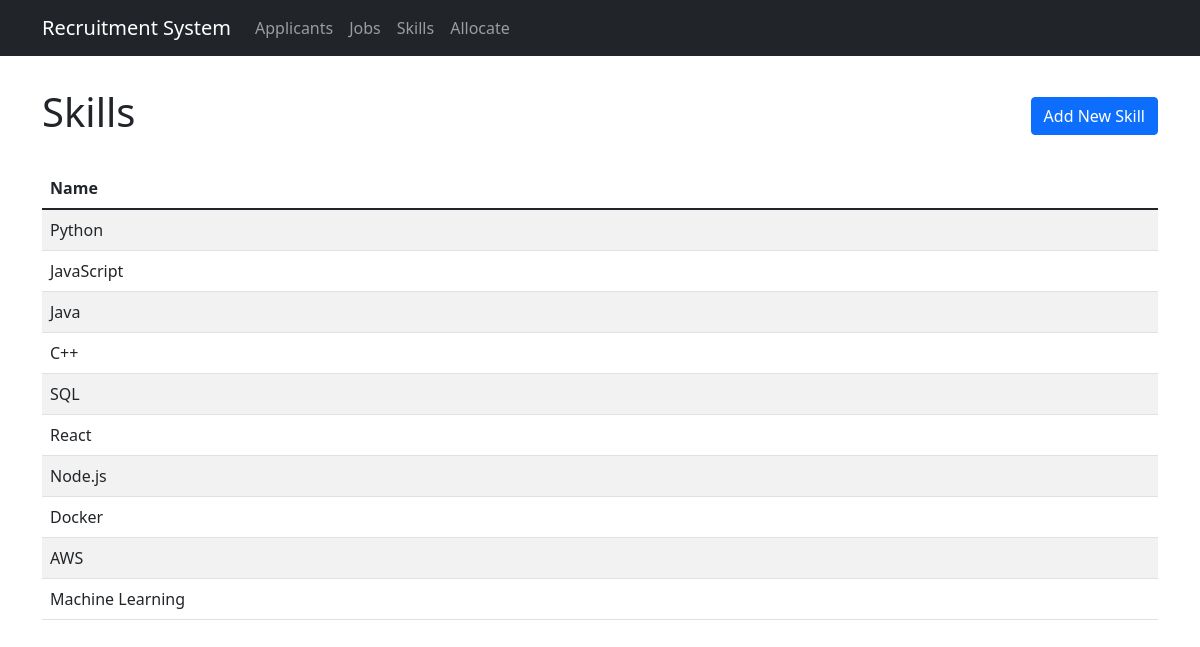
/skills, run on the app's committed database.
### tables this page shows
CREATE TABLE skills (
            id INTEGER PRIMARY KEY AUTOINCREMENT,
            name TEXT UNIQUE NOT NULL
        );

### app.py (the view)
@app.route('/skills')
def skills():
    conn = get_db_connection()
    skills = conn.execute('SELECT * FROM skills').fetchall()
    conn.close()
    return render_template('skills.html', skills=skills)

### app.py (called while the page is built)
def get_db_connection():
    conn = sqlite3.connect(DATABASE)
    conn.row_factory = sqlite3.Row
    return conn

### templates/skills.html (shortened to what this page needs)
{% extends "base.html" %}
{% block content %}
<div class="d-flex justify-content-between align-items-center mb-4">
    <h1>Skills</h1>
    <a href="{{ url_for('add_skill') }}" class="btn btn-primary">Add New Skill</a>
</div>
<div class="table-responsive">
    <table class="table table-striped">
        <thead>
            <tr>
                <th>Name</th>
            </tr>
        </thead>
        <tbody>
            {% for skill in skills %}
            <tr>
                <td>{{ skill['name'] }}</td>
            </tr>
            {% endfor %}
        </tbody>
    </table>
</div>
{% endblock %}

### templates/base.html (shortened to what this page needs)
<!DOCTYPE html>
<html lang="en">
<head>
    <link href="https://cdn.jsdelivr.net/npm/bootstrap@5.1.3/dist/css/bootstrap.min.css" rel="stylesheet">
</head>
<body>
    <nav class="navbar navbar-expand-lg navbar-dark bg-dark">
        <div class="container">
            <a class="navbar-brand" href="{{ url_for('index') }}">Recruitment System</a>
            <div class="collapse navbar-collapse" id="navbarNav">
                <ul class="navbar-nav">
                    <li class="nav-item">
                        <a class="nav-link" href="{{ url_for('applicants') }}">Applicants</a>
                    </li>
                    <li class="nav-item">
                        <a class="nav-link" href="{{ url_for('jobs') }}">Jobs</a>
                    </li>
                    <li class="nav-item">
                        <a class="nav-link" href="{{ url_for('skills') }}">Skills</a>
                    </li>
                    <li class="nav-item">
                        <a class="nav-link" href="{{ url_for('allocate') }}">Allocate</a>
                    </li>
                </ul>
            </div>
        </div>
    </nav>
    <div class="container">
        {% block content %}{% endblock %}
    </div>
</body>
</html>

### templates/base.html (style rules this page uses)
.navbar { margin-bottom: 2rem; }

### data on the page
skills: name "Python"
skills: name "JavaScript"
skills: name "Java"
skills: name "C++"
skills: name "SQL"
skills: name "React"
skills: name "Node.js"
skills: name "Docker"
skills: name "AWS"
skills: name "Machine Learning"
